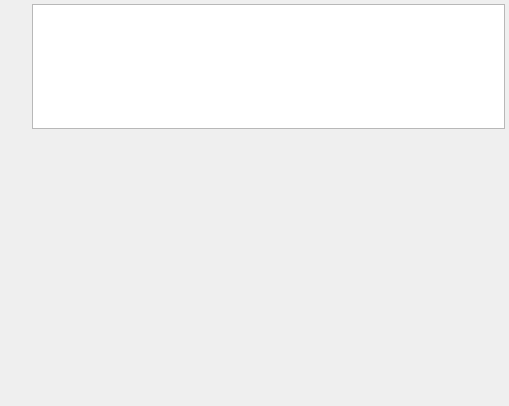
<?xml version="1.0" encoding="UTF-8"?>
<ui version="4.0">
 <class>StatsGenMDFWidget</class>
 <widget class="QWidget" name="StatsGenMDFWidget">
  <property name="geometry">
   <rect>
    <x>0</x>
    <y>0</y>
    <width>509</width>
    <height>406</height>
   </rect>
  </property>
  <property name="sizePolicy">
   <sizepolicy hsizetype="Expanding" vsizetype="Expanding">
    <horstretch>1</horstretch>
    <verstretch>150</verstretch>
   </sizepolicy>
  </property>
  <property name="windowTitle">
   <string>Form</string>
  </property>
  <property name="styleSheet">
   <string notr="true">QwtPlot
{
background-color: rgb(0, 0, 0);

}</string>
  </property>
  <layout class="QGridLayout" name="gridLayout">
   <property name="leftMargin">
    <number>4</number>
   </property>
   <property name="topMargin">
    <number>4</number>
   </property>
   <property name="rightMargin">
    <number>4</number>
   </property>
   <property name="bottomMargin">
    <number>4</number>
   </property>
   <property name="spacing">
    <number>4</number>
   </property>
   <item row="0" column="0" rowspan="2">
    <layout class="QVBoxLayout" name="verticalLayout">
     <item>
      <widget class="QPushButton" name="addMDFRowBtn">
       <property name="minimumSize">
        <size>
         <width>24</width>
         <height>24</height>
        </size>
       </property>
       <property name="maximumSize">
        <size>
         <width>24</width>
         <height>24</height>
        </size>
       </property>
       <property name="toolTip">
        <string>Add MDF Weight</string>
       </property>
       <property name="text">
        <string/>
       </property>
       <property name="icon">
        <iconset resource="../../../../../../SIMPL/Source/SVWidgetsLib/icons/images/Icons.qrc">
         <normaloff>:/add2.png</normaloff>:/add2.png</iconset>
       </property>
       <property name="iconSize">
        <size>
         <width>24</width>
         <height>24</height>
        </size>
       </property>
       <property name="flat">
        <bool>true</bool>
       </property>
      </widget>
     </item>
     <item>
      <widget class="QPushButton" name="deleteMDFRowBtn">
       <property name="sizePolicy">
        <sizepolicy hsizetype="Fixed" vsizetype="Fixed">
         <horstretch>0</horstretch>
         <verstretch>0</verstretch>
        </sizepolicy>
       </property>
       <property name="minimumSize">
        <size>
         <width>24</width>
         <height>24</height>
        </size>
       </property>
       <property name="maximumSize">
        <size>
         <width>24</width>
         <height>24</height>
        </size>
       </property>
       <property name="toolTip">
        <string>Delete MDF Weight</string>
       </property>
       <property name="text">
        <string/>
       </property>
       <property name="icon">
        <iconset resource="../../../../../../SIMPL/Source/SVWidgetsLib/icons/images/Icons.qrc">
         <normaloff>:/delete2.png</normaloff>:/delete2.png</iconset>
       </property>
       <property name="iconSize">
        <size>
         <width>24</width>
         <height>24</height>
        </size>
       </property>
       <property name="flat">
        <bool>true</bool>
       </property>
      </widget>
     </item>
     <item>
      <widget class="QPushButton" name="m_MDFUpdateBtn">
       <property name="sizePolicy">
        <sizepolicy hsizetype="Fixed" vsizetype="Fixed">
         <horstretch>0</horstretch>
         <verstretch>0</verstretch>
        </sizepolicy>
       </property>
       <property name="minimumSize">
        <size>
         <width>24</width>
         <height>24</height>
        </size>
       </property>
       <property name="maximumSize">
        <size>
         <width>24</width>
         <height>24</height>
        </size>
       </property>
       <property name="toolTip">
        <string>Refresh MDF Plot</string>
       </property>
       <property name="text">
        <string/>
       </property>
       <property name="icon">
        <iconset resource="../../../../../../SIMPL/Source/SVWidgetsLib/icons/images/Icons.qrc">
         <normaloff>:/refresh.png</normaloff>:/refresh.png</iconset>
       </property>
       <property name="iconSize">
        <size>
         <width>24</width>
         <height>24</height>
        </size>
       </property>
       <property name="flat">
        <bool>true</bool>
       </property>
      </widget>
     </item>
     <item>
      <widget class="QPushButton" name="loadMDFBtn">
       <property name="sizePolicy">
        <sizepolicy hsizetype="Maximum" vsizetype="Fixed">
         <horstretch>0</horstretch>
         <verstretch>0</verstretch>
        </sizepolicy>
       </property>
       <property name="minimumSize">
        <size>
         <width>24</width>
         <height>24</height>
        </size>
       </property>
       <property name="maximumSize">
        <size>
         <width>24</width>
         <height>24</height>
        </size>
       </property>
       <property name="toolTip">
        <string>Import MDF data from an ASCII file</string>
       </property>
       <property name="text">
        <string/>
       </property>
       <property name="icon">
        <iconset resource="../../../../../../SIMPL/Source/SVWidgetsLib/icons/images/Icons.qrc">
         <normaloff>:/Import_Data.png</normaloff>:/Import_Data.png</iconset>
       </property>
       <property name="iconSize">
        <size>
         <width>24</width>
         <height>24</height>
        </size>
       </property>
       <property name="flat">
        <bool>true</bool>
       </property>
      </widget>
     </item>
     <item>
      <spacer name="verticalSpacer">
       <property name="orientation">
        <enum>Qt::Vertical</enum>
       </property>
       <property name="sizeHint" stdset="0">
        <size>
         <width>20</width>
         <height>40</height>
        </size>
       </property>
      </spacer>
     </item>
    </layout>
   </item>
   <item row="0" column="1">
    <widget class="QTableView" name="m_MDFTableView">
     <property name="sizePolicy">
      <sizepolicy hsizetype="Preferred" vsizetype="Preferred">
       <horstretch>0</horstretch>
       <verstretch>1</verstretch>
      </sizepolicy>
     </property>
     <property name="minimumSize">
      <size>
       <width>100</width>
       <height>0</height>
      </size>
     </property>
     <property name="maximumSize">
      <size>
       <width>16777215</width>
       <height>16777215</height>
      </size>
     </property>
     <property name="verticalScrollMode">
      <enum>QAbstractItemView::ScrollPerPixel</enum>
     </property>
     <property name="horizontalScrollMode">
      <enum>QAbstractItemView::ScrollPerPixel</enum>
     </property>
     <property name="cornerButtonEnabled">
      <bool>false</bool>
     </property>
    </widget>
   </item>
   <item row="1" column="1">
    <widget class="QwtPlot" name="m_MDFPlot">
     <property name="sizePolicy">
      <sizepolicy hsizetype="Preferred" vsizetype="Preferred">
       <horstretch>0</horstretch>
       <verstretch>2</verstretch>
      </sizepolicy>
     </property>
     <property name="minimumSize">
      <size>
       <width>100</width>
       <height>0</height>
      </size>
     </property>
     <property name="frameShape">
      <enum>QFrame::NoFrame</enum>
     </property>
     <property name="lineWidth">
      <number>2</number>
     </property>
    </widget>
   </item>
   <item row="2" column="0" colspan="2">
    <layout class="QHBoxLayout" name="horizontalLayout">
     <item>
      <spacer name="horizontalSpacer">
       <property name="orientation">
        <enum>Qt::Horizontal</enum>
       </property>
       <property name="sizeHint" stdset="0">
        <size>
         <width>40</width>
         <height>20</height>
        </size>
       </property>
      </spacer>
     </item>
    </layout>
   </item>
  </layout>
 </widget>
 <customwidgets>
  <customwidget>
   <class>QwtPlot</class>
   <extends>QFrame</extends>
   <header>qwt_plot.h</header>
   <container>1</container>
  </customwidget>
 </customwidgets>
 <resources>
  <include location="../../../../../../SIMPL/Source/SVWidgetsLib/icons/images/Icons.qrc"/>
 </resources>
 <connections/>
</ui>
